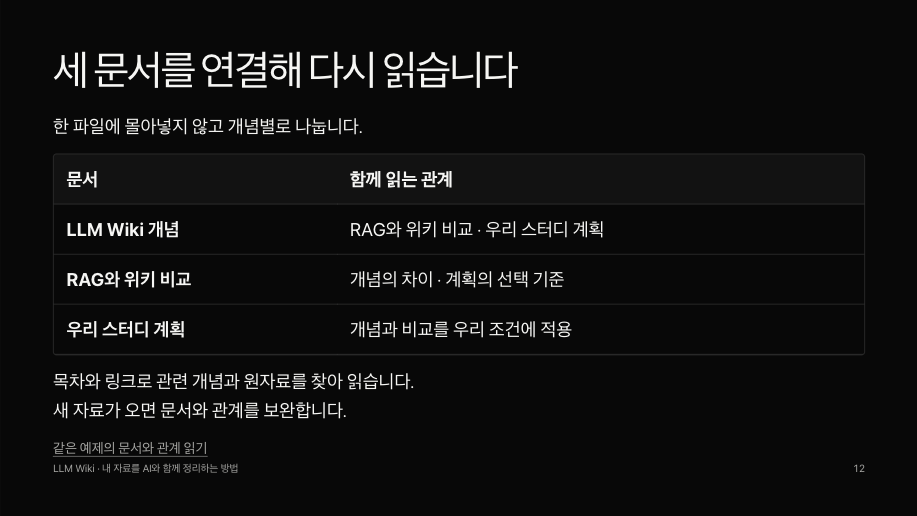
#> input picture research/llm-wiki-design-iteration-20261113/round-01/prototype-12.png, 917 x 516 px, given in place of slide-03.png, which was not available
$ python make-comparison.py round-01/prototype-12.png 100
#> lines starting #> are read from the running program, lines starting #| are printed output that depends on the picture
from pathlib import Path
from PIL import Image,ImageOps,ImageDraw
import sys,json
base=Path(__file__).resolve().parent
round_dir=base/sys.argv[1]
width=int(sys.argv[2]) if len(sys.argv)>2 else 1280
before=base.parent/('ou-presentation-20261113/present-1280' if width==1280 else 'llm-wiki-design-audit-20261113/evidence/present-1920')
after=round_dir/('present-'+str(width))
slides=[3,5,10,12,15]
w=1800; row_h=540
board=Image.new('RGB',(w,len(slides)*row_h),'#242424');d=ImageDraw.Draw(board)
#> after `board = Image.new('RGB', (w, len(slides) * row_h), '#242424')`: board: PIL image 1800x2700 RGB; every value is 36
for i,n in enumerate(slides):
    for col,(label,folder) in enumerate([('Before',before),('Current',after)]):
        im=ImageOps.contain(Image.open(folder/f'slide-{n:02}.png').convert('RGB'),(880,500))
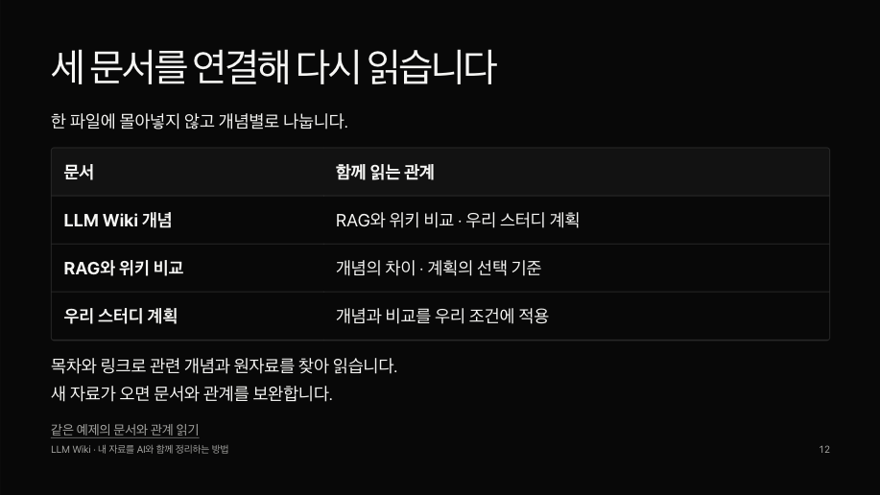
#> im: PIL image 880x495 RGB; mean R, G, B 16.4, 16.4, 16.3
        x=col*900+(900-im.width)//2;y=i*row_h+30
#> after `x = col * 900 + (900 - im.width) // 2`: x = 10
        board.paste(im,(x,y));d.text((col*900+12,i*row_h+8),f'{label} / slide {n:02}',fill='white')
#> after `board.paste(im, (x, y))`:
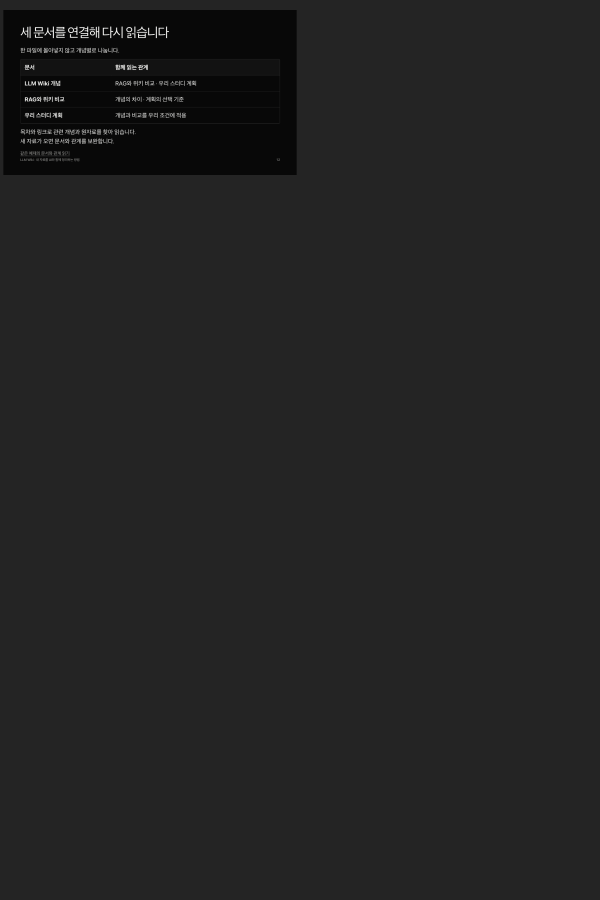
#> board: PIL image 1800x2700 RGB (shown at 1/3 size); mean R, G, B 34.2, 34.2, 34.2
#> pass 2 of the loop `for i,n in enumerate(slides):`:
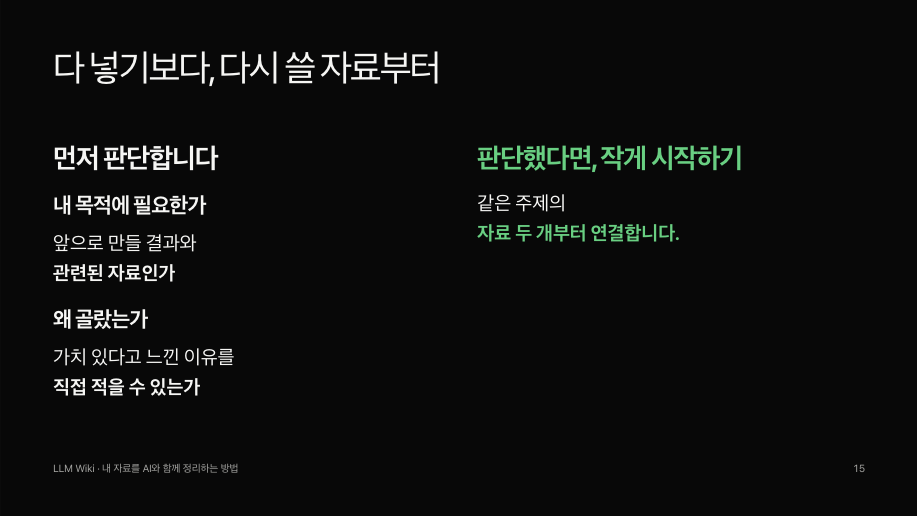
#> input picture research/llm-wiki-design-iteration-20261113/round-01/prototype-15.png, 917 x 516 px, given in place of slide-05.png, which was not available
#> `board.paste(im, (x, y))`:
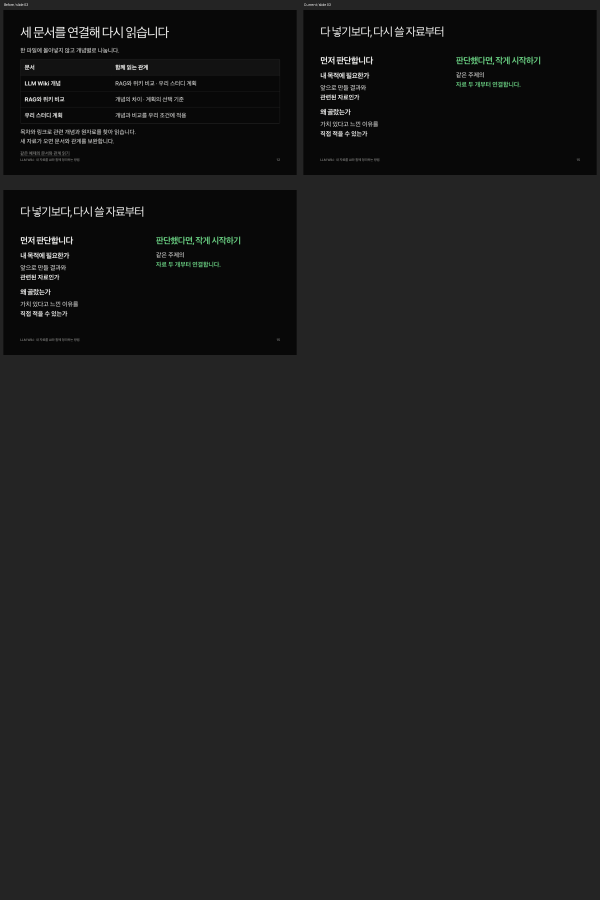
#> board: PIL image 1800x2700 RGB (shown at 1/3 size); mean R, G, B 30.3, 30.4, 30.3
#> (the run stopped early here; a loop or call above may not have finished)
